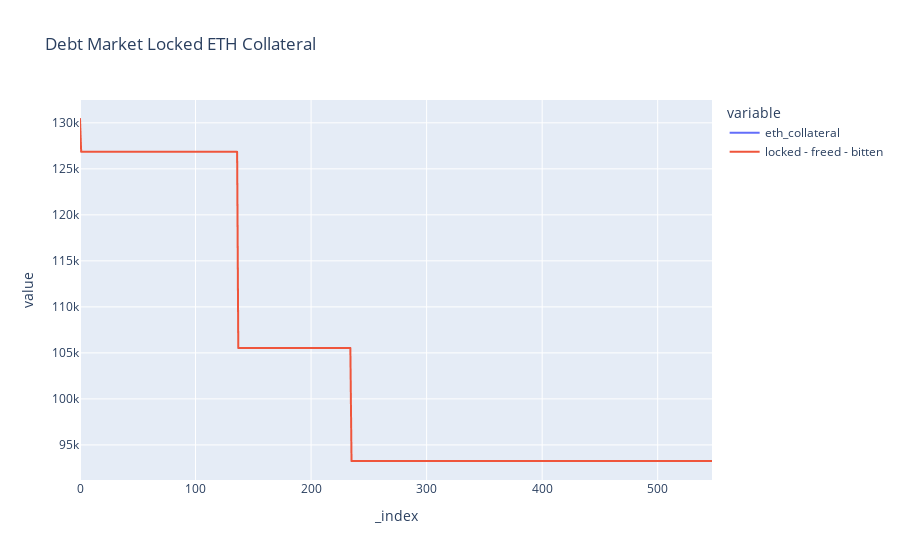

The cell this chart's notebook holds for it:
### Code cell
df['locked - freed - bitten'] = df['eth_locked'] - df['eth_freed'] - df['eth_bitten']
df.plot(y=['eth_collateral', 'locked - freed - bitten'], title='Debt Market Locked ETH Collateral')

### Figure 1 — Plotly figure (JSON) as saved in the notebook; plotly's stock layout.template omitted (floating-point values rounded to 4 significant figures; data arrays with more than 128 entries replaced by an {"elided": "..."} marker saying what was removed)
{"data": [{"hovertemplate": "variable=eth_collateral<br>_index=%{x}<br>value=%{y}<extra></extra>", "legendgroup": "eth_collateral", "line": {"color": "#636efa", "dash": "solid"}, "mode": "lines", "name": "eth_collateral", "showlegend": true, "type": "scattergl", "x": {"elided": "548 int values"}, "xaxis": "x", "y": {"elided": "548 float values"}, "yaxis": "y"}, {"hovertemplate": "variable=locked - freed - bitten<br>_index=%{x}<br>value=%{y}<extra></extra>", "legendgroup": "locked - freed - bitten", "line": {"color": "#EF553B", "dash": "solid"}, "mode": "lines", "name": "locked - freed - bitten", "showlegend": true, "type": "scattergl", "x": {"elided": "548 int values"}, "xaxis": "x", "y": {"elided": "548 float values"}, "yaxis": "y"}], "layout": {"legend": {"title": {"text": "variable"}, "tracegroupgap": 0}, "title": {"text": "Debt Market Locked ETH Collateral"}, "xaxis": {"anchor": "y", "domain": [0, 1], "title": {"text": "_index"}}, "yaxis": {"anchor": "x", "domain": [0, 1], "title": {"text": "value"}}}}
